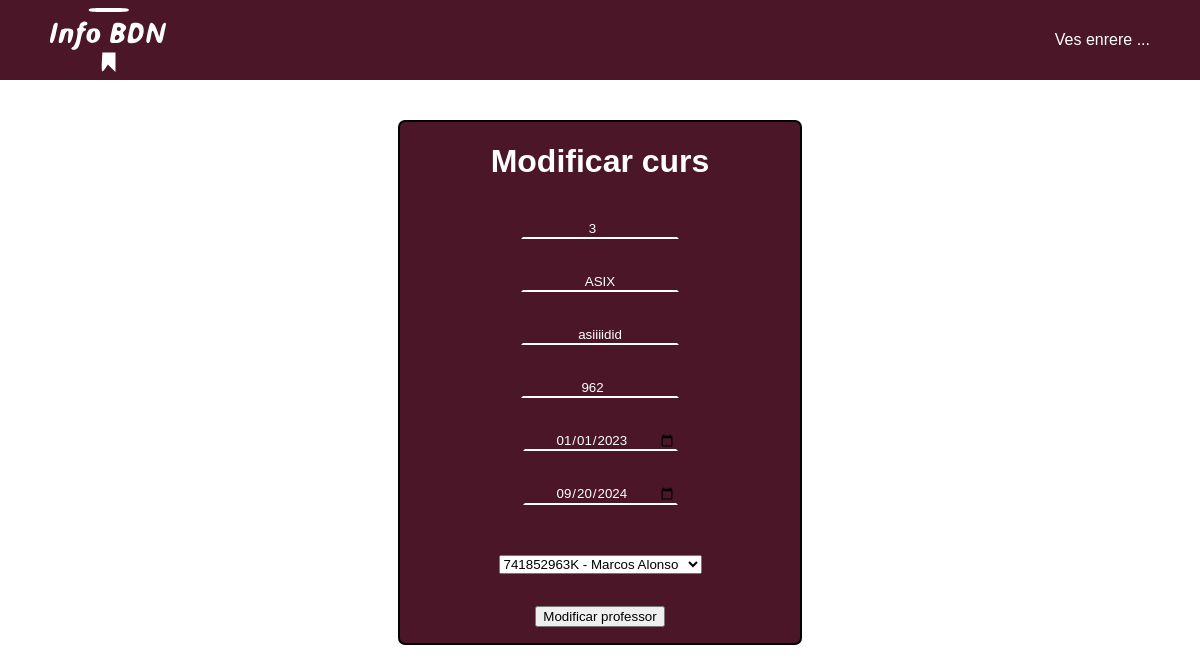
Page /index.php?controller=Cursos&action=showFormEditCurs&id=3 (signed in) on the committed database.
### tables this page shows
CREATE TABLE `cursos` (
  `codi_curs` int(100) NOT NULL,
  `nom_curs` varchar(20) NOT NULL,
  `desc_curs` varchar(100) NOT NULL,
  `hores_curs` int(255) NOT NULL,
  `ini_curs` date NOT NULL,
  `fin_curs` date NOT NULL,
  `DNI_prof` varchar(100) DEFAULT NULL,
  `visible` tinyint(1) NOT NULL
);

### models/database.php (called while the page is built, shortened)
<?php
class Database{
    public function __construct(){
        $servername = "localhost";
        $dbname= "infobdn";
        $username = "root";
        $password = "";
        try{
            $this->db = new PDO("mysql:host=$servername;dbname=$dbname",$username, $password);
        }
        catch(PDOException $error)
        {
            echo "Connection failed: ". $error->getMessage();
        }
    }
}

### models/cursos.php (called while the page is built, shortened)
<?php
require_once("database.php");
class Curs extends Database
{
    public function obtenerCurs($idCurs) {
        $consulta = $this->db->prepare("SELECT * FROM cursos WHERE codi_curs LIKE '$idCurs'");
        $consulta->execute();
        $resultado = $consulta->fetchAll();
        return $resultado;
    }
}

### models/professors.php (called while the page is built, shortened)
<?php
require_once("database.php");
class Professor extends Database
{
    public function obtenerListadoSimplificado() {
        $consulta = $this->db->prepare("SELECT DNI, nom_prof, cog_prof FROM professors WHERE visible LIKE 1");
        $consulta->execute();
        $resultado = $consulta->fetchAll();
        return $resultado;
    }
}

### views/Admin/Curs/formEditarCurs.php (the view)
<?php
echo "
<!DOCTYPE html>
<html lang='ca'>
    <head>
        <meta charset='UTF-8'>
        <meta http-equiv='X-UA-Compatible' content='IE=edge'>
        <meta name='viewport' content='width=device-width, initial-scale=1.0'>
        <title>Menu administrador: Cursos</title>
        <link rel='stylesheet' href='css/style.css'>
    </head>
    <body>
        <div class='header'>
            <img src='img/logo.svg' alt='Logo'>
            <div class='navmenu'>
            <a href='index.php?controller=Cursos&action=showCursos'><p>Ves enrere ...</p></a>
            </div>
        </div>
        <div id='adminlog'>
            <h1>Modificar curs</h1>
            <form action='index.php?controller=Cursos&action=saveFormEditCurs' method='post' enctype='multipart/form-data'>";
                foreach ($listado as $curs) {
                    echo "<p><input type='number' name='id' id='id' value='".$curs['codi_curs']."' class='campoform' readonly></p>
                    <p><input type='text' name='nom_curs' id='nom_curs' value='".$curs['nom_curs']."' class='campoform' ></p>
                    <p><input type='text' name='desc_curs' id='desc_curs' value='".$curs['desc_curs']."' class='campoform' ></p>
                    <p><input type='number' name='hores_curs' id='hores_curs' value='".$curs['hores_curs']."' class='campoform' ></p>
                    <p><input type='date' name='ini_curs' id='ini_curs' value='".$curs['ini_curs']."' class='campoform' ></input></p>
                    <p><input type='date' name='fin_curs' id='fin_curs' value='".$curs['fin_curs']."' class='campoform' ></input></p>
                    <p><br><select name='DNI_prof' id='DNI_prof'>";
                    foreach ($professores as $professor) {
                        if($professor["DNI"] == $curs['DNI_prof']){
                            ?>
                            <option selected value='<?php echo $professor["DNI"] ?>'><?php echo $professor["DNI"]." - ".$professor["nom_prof"]." ".$professor["cog_prof"]?></option>
                            <?php
                        }
                        else{
                            ?>
                            <option value='<?php echo $professor["DNI"] ?>'><?php echo $professor["DNI"]." - ".$professor["nom_prof"]." ".$professor["cog_prof"]?></option>
                            <?php
                        }
                    }
                    echo "</select></p>";
                }
                echo "<p><button type='submit'>Modificar professor</button></p>";
            echo "</form>
        </div>
    </body>
</html>";

### style.css (style rules this page uses)
* { font-family: Arial; }
a { text-decoration: none; color: white; }
body { margin: 0px; padding: 0px; display: flex; flex-direction: column; }
.header { position: fixed; top: 0; left: 0; display: flex; flex-direction: row; justify-content: space-between; align-items: center; background-color: #4A1628; height: 10%; width: 100%; }
.header > img { padding: 50px; }
.navmenu { display: flex; flex-direction: row; justify-content: space-evenly; margin-right: 50px; }
.navmenu > a { margin-left: 20px; color: white; text-decoration: none; }
#adminlog { display: flex; flex-direction: column; margin-top: 10%; margin-left: auto; margin-right: auto; width: 400px; align-items: center; border: 2px solid #000000; border-radius: 7px; background-color: #4A1628; color: white; }
#adminlog > form { display: flex; flex-direction: column; align-items: center; }
#adminlog > h1 { color: white; }
.campoform { text-align: center; color: white; border-color: rgba(0, 0, 0, 0) rgba(255, 255, 0, 0) rgb(255, 255, 255) rgba(255, 255, 0, 0); background-color: #4A1628; width: 150px; }

### rows in the picture
cursos: id "3", nom_curs "ASIX", desc_curs "asiiiidid", hores_curs "962", ini_curs "01/01/2023", fin_curs "09/20/2024"

### other values in the picture
form field DNI_prof "741852963K - Marcos Alonso"
